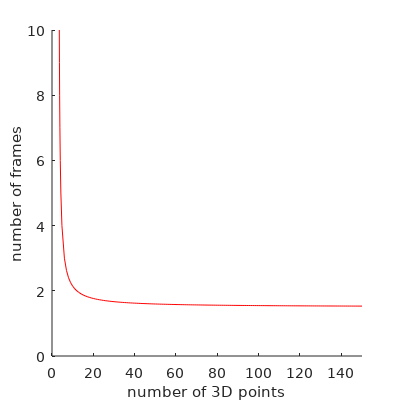
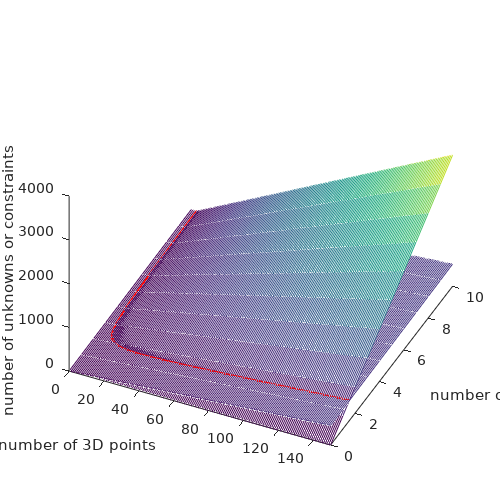
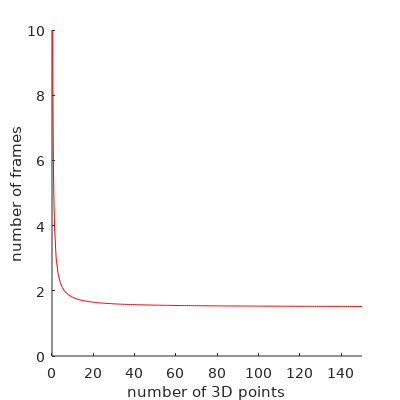
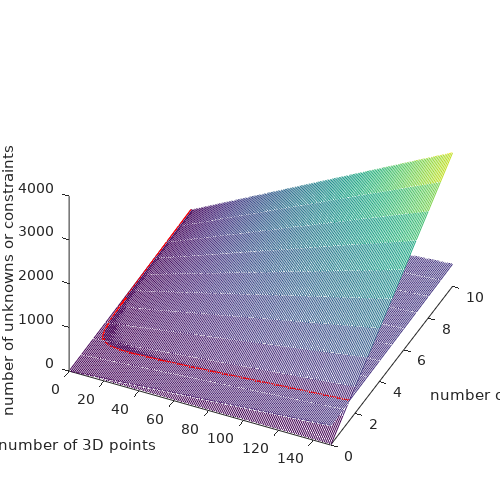

The MATLAB source for these figures, in order:
% This simulates the scenario of 'p' 3D points seen in 'f' frames.
% For each combination 'p' and 'f', we check there are enough constraints
% to solve for all 3D points (3 unknowns each) and poses (6 unknowns each).
%   => num_unknowns = 3*p + 6*f

num_points3D = 0:150;
num_frames = 0:10;

% Set easy-to-read metrics, fonts, ...
set(0, 'DefaultAxesFontName', 'DejaVuSans')
set(0, 'DefaultTextFontName', 'DejaVuSans')
set(0, 'DefaultFigurePaperUnits', 'inches')
set(0, 'DefaultFigurePaperSize', [4, 4])
set(0, 'DefaultFigurePaperPosition', [0 0 [4, 4]])
set(0, 'DefaultLineMarkerSize', 3)



% First, we simulate only measuring the 2D points of each 3D point in each frame,
% this will add 2 constraints each.
% We don't consider prior knowledge on any of the unknowns, for simplicity.   (= worst case)
%   => num_constraints = 2*p*f

% Plot 2 surfaces: number of unknowns and number of constraints,
% both in function of num_points3D and num_frames.
figure(1)
clf
[XX, YY] = meshgrid(num_points3D, num_frames);
num_unknowns = 3*XX + 6*YY;
num_constraints = 2*XX.*YY;
hold on
mesh(XX, YY, num_unknowns)
mesh(XX, YY, num_constraints)
hold off

% Plot the intersection of both surfaces:
% in the inner region close to the origin, the problem is under-constrained.
figure(2)
clf
p = num_points3D(7:end);
f = num_frames(4:end);
hold on
plot(p, 3*p ./ (2*p - 6), 'r-')
plot(6*f ./ (2*f - 3), f, 'r-')
hold off
xlabel('number of 3D points')
ylabel('number of frames')
axis([0 p(end) 0 f(end)])
%  title('Projective factors : feasibility line')
saveas(gcf, 'figures/projFactors_feasibilityLine.pdf')

figure(1)
hold on
plot3(p, 3*p ./ (2*p - 6),    6*p.*p ./ (2*p - 6), 'r-', 'LineWidth',2)
plot3(6*f ./ (2*f - 3), f,    12*f.*f ./ (2*f - 3), 'r-', 'LineWidth',2)
hold off
view(25, 45)
xlabel('number of 3D points')
ylabel('number of frames')
zlabel('number of unknowns or constraints')
axis([0 p(end) 0 f(end) 0 4000])
%  title('Projective factors : #unknowns vs #constraints')
set(gcf, 'PaperSize', [5, 5], 'PaperPosition', [0 0 [5, 5]]);
saveas(gcf, 'figures/projFactors_unknownsVSconstraints.pdf')

%% Parametrized version of previous figure
%q = 18:(num_points3D(end)*num_frames(end));    % = p.*f
%s = sqrt(1 - 18./q);
%figure(3)
%plot(q./3 .* (1 - s), q./6 .* (1 + s), 'r-');



% Now, we simulate also measuring the odometry between each frame,
% this will add 6 constraints each (assuming the scale is already known).
% We don't consider prior knowledge on any of the unknowns, for simplicity.   (= worst case)
%   => num_constraints = 2*p*f + 6 * (f-1)

% Plot 2 surfaces: number of unknowns and number of constraints,
% both in function of num_points3D and num_frames.
figure(3)
clf
num_constraints = 2*XX.*YY + 6 * (YY-1);
hold on
mesh(XX, YY, num_unknowns)
mesh(XX, YY, num_constraints)
hold off

% Plot the intersection of both surfaces:
% in the inner region close to the origin, the problem is under-constrained.
figure(4)
clf
p = num_points3D(3:end);
f = num_frames(4:end);
hold on
plot(p, (6 + 3*p) ./ (2*p), 'r-')
plot(6 ./ (2*f - 3), f, 'r-')
hold off
xlabel('number of 3D points')
ylabel('number of frames')
axis([0 p(end) 0 f(end)])
%  title('Projective and Odometry factors : feasibility line')
saveas(gcf, 'figures/projANDodometryFactors_feasibilityLine.pdf')

figure(3)
hold on
plot3(p, (6 + 3*p) ./ (2*p),    3*p + 6 * (6 + 3*p) ./ (2*p), 'r-', 'LineWidth',2)
plot3(6 ./ (2*f - 3), f,        18 ./ (2*f - 3) + 6*f, 'r-', 'LineWidth',2)
hold off
view(25, 45)
xlabel('number of 3D points')
ylabel('number of frames')
zlabel('number of unknowns or constraints')
axis([0 p(end) 0 f(end) 0 4000])
%  title('Projective and Odometry factors : #unknowns vs #constraints')
set(gcf, 'PaperSize', [5, 5], 'PaperPosition', [0 0 [5, 5]]);
saveas(gcf, 'figures/projANDodometryFactors_unknownsVSconstraints.pdf')

%% Parametrized version of previous figure
%q = 4:(num_points3D(end)*num_frames(end));    % = p.*f
%figure(5)
%plot((2*q - 6) ./ 3, 3*q ./ (2*q - 6), 'r-');
